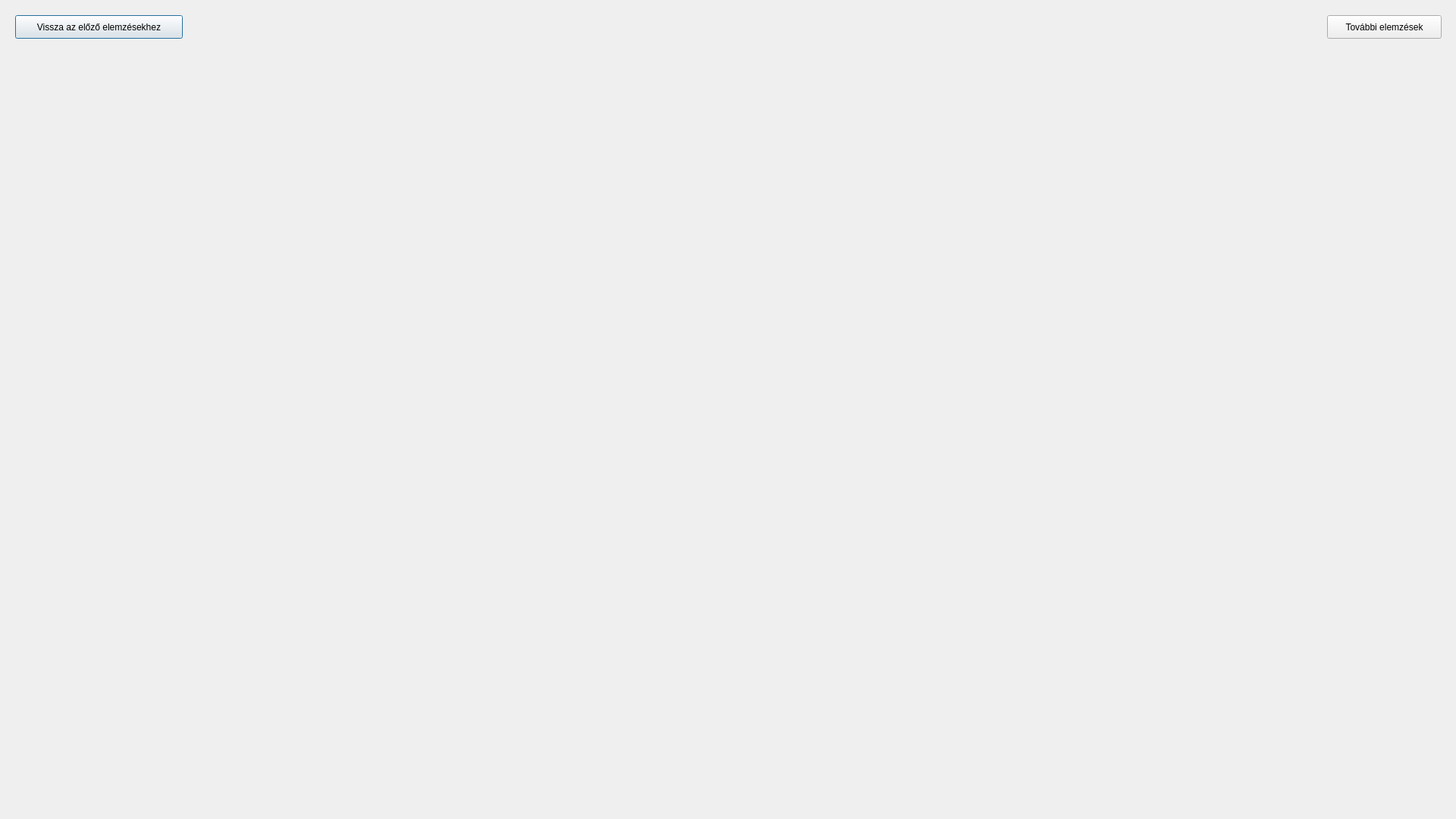
<?xml version="1.0" encoding="UTF-8"?>
<ui version="4.0">
 <class>Dialog</class>
 <widget class="QDialog" name="Dialog">
  <property name="geometry">
   <rect>
    <x>0</x>
    <y>0</y>
    <width>1920</width>
    <height>1080</height>
   </rect>
  </property>
  <property name="windowTitle">
   <string>Dialog</string>
  </property>
  <widget class="QPushButton" name="prev_screen_button">
   <property name="geometry">
    <rect>
     <x>20</x>
     <y>20</y>
     <width>221</width>
     <height>31</height>
    </rect>
   </property>
   <property name="text">
    <string>Vissza az előző elemzésekhez</string>
   </property>
  </widget>
  <widget class="QLabel" name="top_word_label_1">
   <property name="geometry">
    <rect>
     <x>10</x>
     <y>1030</y>
     <width>311</width>
     <height>16</height>
    </rect>
   </property>
   <property name="text">
    <string/>
   </property>
  </widget>
  <widget class="QLabel" name="top_word_label_2">
   <property name="geometry">
    <rect>
     <x>820</x>
     <y>1010</y>
     <width>371</width>
     <height>17</height>
    </rect>
   </property>
   <property name="text">
    <string/>
   </property>
  </widget>
  <widget class="QPushButton" name="next_screen_button">
   <property name="geometry">
    <rect>
     <x>1750</x>
     <y>20</y>
     <width>151</width>
     <height>31</height>
    </rect>
   </property>
   <property name="text">
    <string>További elemzések</string>
   </property>
  </widget>
  <widget class="QWidget" name="verticalLayoutWidget_7">
   <property name="geometry">
    <rect>
     <x>0</x>
     <y>530</y>
     <width>1921</width>
     <height>471</height>
    </rect>
   </property>
   <layout class="QVBoxLayout" name="top_word_vbox_2"/>
  </widget>
  <widget class="QWidget" name="verticalLayoutWidget_8">
   <property name="geometry">
    <rect>
     <x>0</x>
     <y>60</y>
     <width>1921</width>
     <height>471</height>
    </rect>
   </property>
   <layout class="QVBoxLayout" name="top_word_vbox_1"/>
  </widget>
 </widget>
 <resources/>
 <connections/>
</ui>
